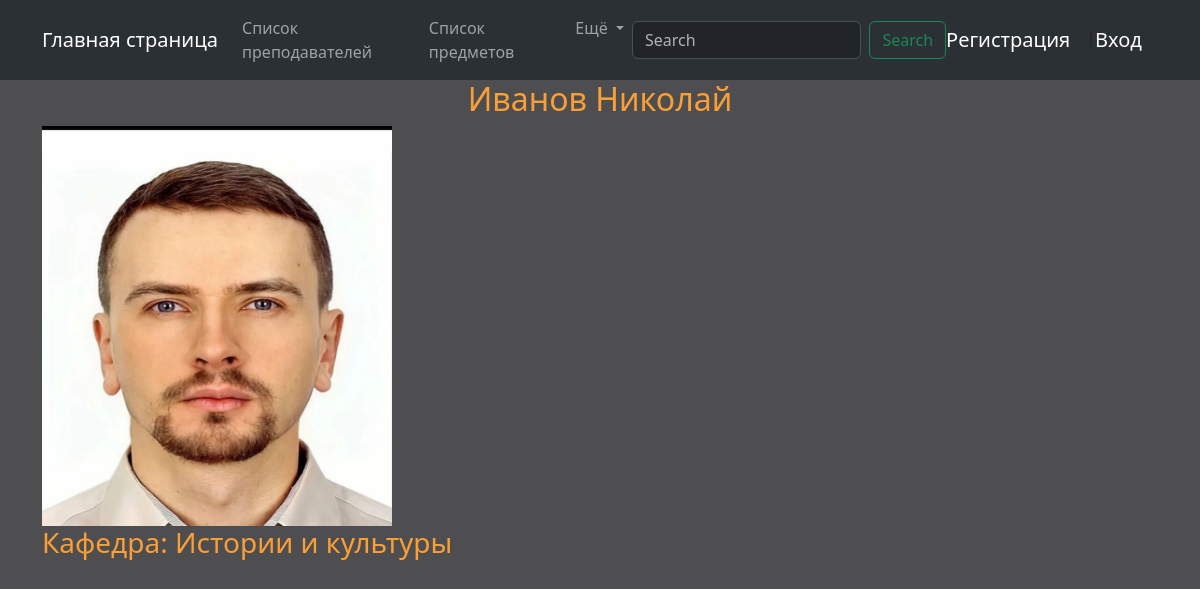
The app's page /teacher/2/ with its own data.
### core/models.py (models this page shows, shortened)
class Teacher(models.Model):
    first_name = models.CharField('Имя', max_length=100)
    last_name = models.CharField('Фамилия', max_length=100)
    department = models.CharField('Кафедра', max_length=100, blank=True)
    photo = models.ImageField('Фото', blank=True, upload_to='photos_teachers')
    class Meta:
        verbose_name = 'Преподаватель'
        verbose_name_plural = 'Преподаватели'

### core/views.py (the view)
# urls.py: path('teacher/<id>/', Teacher.as_view(), name='teacher'),
class Teacher(DetailView):
    template_name = 'core/teacher.html'
    model = models.Teacher
    pk_url_kwarg = 'id'
    context_object_name = 'teacher'
    def get_context_data(self, **kwargs):
        context = super().get_context_data(**kwargs)
        teacher = self.get_object()
        photo = teacher.photo
        context['photo'] = photo
        context['title'] = f'{teacher.first_name} {teacher.last_name}'
        return context

### core/templates/core/teacher.html
{% extends 'core/base.html' %}
{% block content %}
    <h2 align="center"> {{ teacher.last_name }} {{ teacher.first_name}} </h2>
    {% if teacher.photo %}
        <div class="container">
            <img src="{{ teacher.photo.url }}" alt="{{teacher.last_name}} {{ teacher.first_name }}" width="350" height="400">
        </div>
    {% endif %}
    <div class="container">
        <h3> Кафедра: {{ teacher.department }} </h3>
    </div>
{% endblock %}

### core/static/core/css/styles.css (style rules this page uses)
body { background-color: #4E4E50; }
h2 { color:#fa9f37; }
h3 { color:#fa9f37; }

### records on screen
Teacher: last_name "Иванов", first_name "Николай", photo (picture), department "Истории и культуры"
